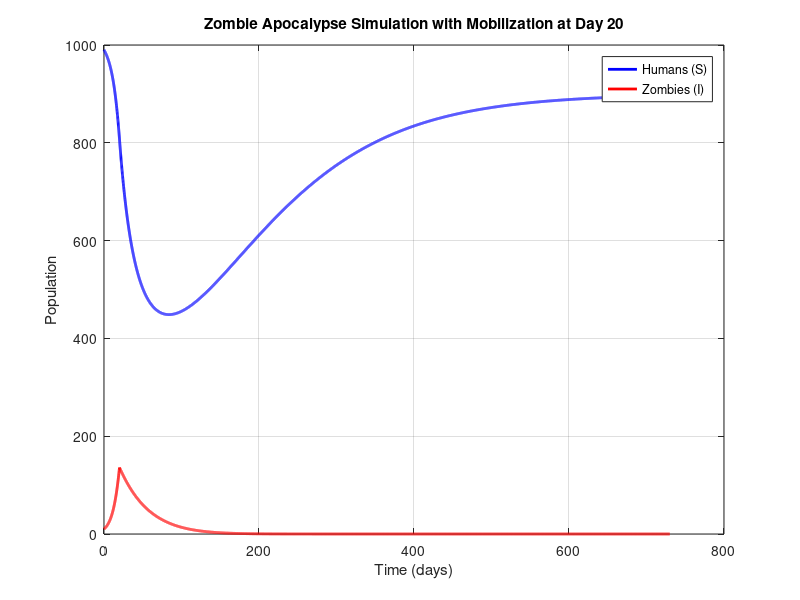

Source code (MATLAB):
% Zombie Apocalypse Model with Human Mobilization
close all
clear
clc

% Parameters
beta = 0.0002;   % Infection rate
gamma = 0.01;    % Human birth rate (logistic growth)
K = 1000;        % Carrying capacity for humans
mu = 0.001;      % Natural human death rate
c = 0.05;        % Initial human attack rate on zombies

% Mobilization settings
mobilization_time = 20;   % Day humans start fighting back harder
mobilization_factor = 5;  % How much stronger humans become

% Initial conditions
S0 = 990;  % Initial number of susceptible humans
I0 = 10;   % Initial number of zombies

% Simulation settings
dt = 0.1;      % Time step (days)
Tfinal = 730;  % Final time (days)
Nsteps = ceil(Tfinal/dt);
time = 0:dt:Tfinal;

% Pre-allocate memory
x = zeros(2, Nsteps+1); % x(1,:) = S (humans), x(2,:) = I (zombies)

% Set initial values
x(:,1) = [S0; I0];

% Define the system of equations
f = @(S,I,c_current) [
    -beta*S*I + gamma*S*(1 - S/K) - mu*S;                 % dS/dt
     beta*S*I - gamma*I - c_current*S*(I/(K+I))            % dI/dt
];

% Solve using Euler's method
for i = 1:Nsteps
    current_time = (i-1)*dt;
    
    % Check if mobilization has occurred
    if current_time >= mobilization_time
        c_current = mobilization_factor * c; % Humans get stronger
    else
        c_current = c; % Normal fight strength
    end
    
    % Update using current c
    x(:,i+1) = x(:,i) + dt * f(x(1,i), x(2,i), c_current);
    
    % Prevent negative populations
    x(x(:,i+1)<0,i+1) = 0;
end

% Plot results
figure;
plot(time, x(1,:), 'b-', 'LineWidth', 2); hold on;
plot(time, x(2,:), 'r-', 'LineWidth', 2);
xlabel('Time (days)');
ylabel('Population');
legend('Humans (S)', 'Zombies (I)');
title('Zombie Apocalypse Simulation with Mobilization at Day 20');
grid on;
